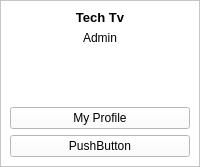
     <widget class="QCustomSlideMenu" name="profileCont" native="true">
      <property name="minimumSize">
       <size>
        <width>100</width>
        <height>0</height>
       </size>
      </property>
      <property name="styleSheet">
       <string notr="true">background-color:#ffffff;</string>
      </property>
      <layout class="QHBoxLayout" name="horizontalLayout_11">
       <property name="spacing">
        <number>0</number>
       </property>
       <property name="leftMargin">
        <number>0</number>
       </property>
       <property name="topMargin">
        <number>0</number>
       </property>
       <property name="rightMargin">
        <number>0</number>
       </property>
       <property name="bottomMargin">
        <number>0</number>
       </property>
       <item alignment="Qt::AlignTop">
        <widget class="QFrame" name="frame_14">
         <property name="styleSheet">
          <string notr="true">background-color:white;</string>
         </property>
         <property name="frameShape">
          <enum>QFrame::StyledPanel</enum>
         </property>
         <property name="frameShadow">
          <enum>QFrame::Raised</enum>
         </property>
         <layout class="QVBoxLayout" name="verticalLayout_12">
          <item alignment="Qt::AlignTop">
           <widget class="QLabel" name="label_44">
            <property name="font">
             <font>
              <pointsize>10</pointsize>
              <weight>75</weight>
              <bold>true</bold>
             </font>
            </property>
            <property name="text">
             <string>Tech Tv</string>
            </property>
            <property name="alignment">
             <set>Qt::AlignCenter</set>
            </property>
           </widget>
          </item>
          <item alignment="Qt::AlignTop">
           <widget class="QLabel" name="label_46">
            <property name="text">
             <string>Admin</string>
            </property>
            <property name="alignment">
             <set>Qt::AlignCenter</set>
            </property>
           </widget>
          </item>
          <item alignment="Qt::AlignVCenter">
           <widget class="QLabel" name="label_45">
            <property name="minimumSize">
             <size>
              <width>50</width>
              <height>50</height>
             </size>
            </property>
            <property name="maximumSize">
             <size>
              <width>50</width>
              <height>50</height>
             </size>
            </property>
            <property name="text">
             <string/>
            </property>
            <property name="pixmap">
             <pixmap resource="icon/icons.qrc">:/images/Logo.png</pixmap>
            </property>
            <property name="scaledContents">
             <bool>true</bool>
            </property>
           </widget>
          </item>
          <item alignment="Qt::AlignTop">
           <widget class="QPushButton" name="pushButton_7">
            <property name="text">
             <string>My Profile</string>
            </property>
           </widget>
          </item>
          <item alignment="Qt::AlignTop">
           <widget class="QPushButton" name="pushButton_8">
            <property name="text">
             <string>PushButton</string>
            </property>
           </widget>
          </item>
         </layout>
        </widget>
       </item>
      </layout>
     </widget>
